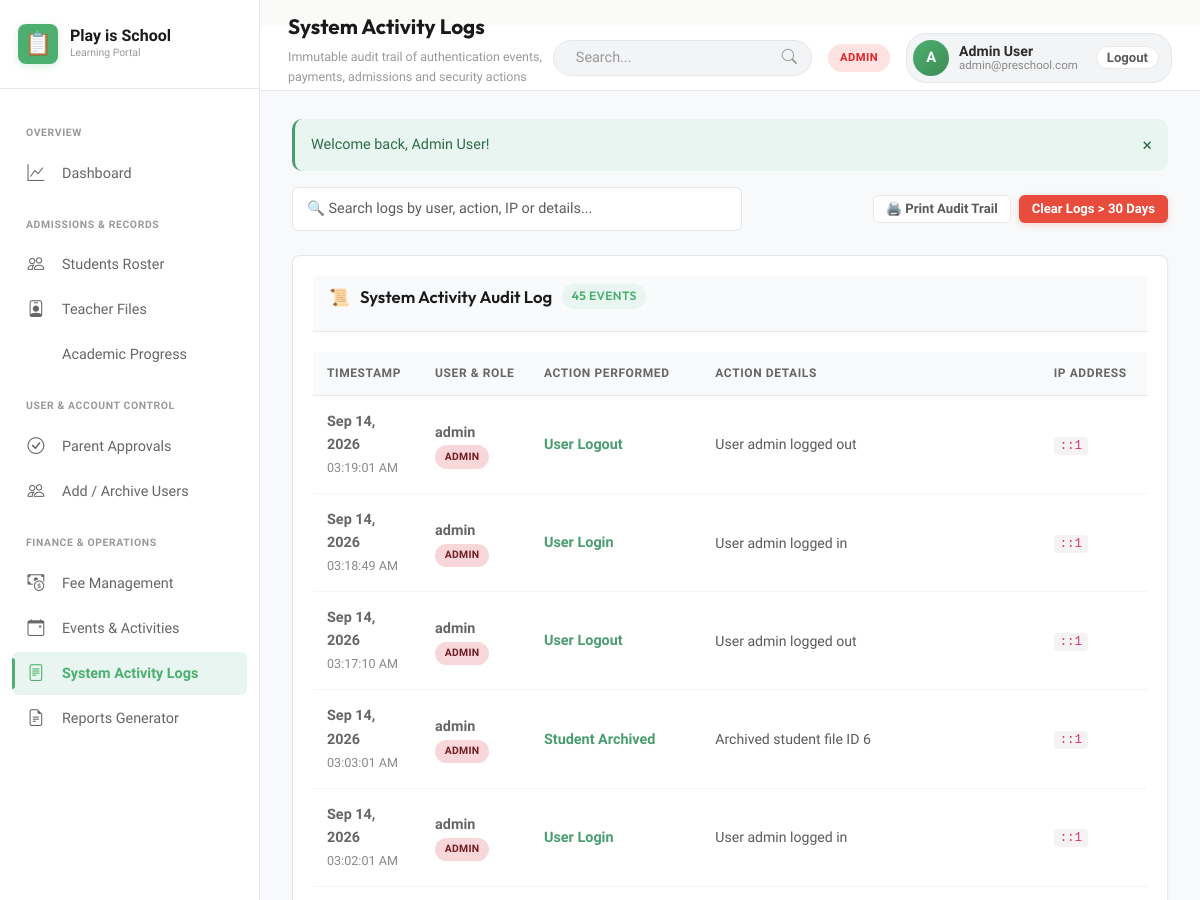
The app's page /admin/logs.php (signed in, upper part), older data.
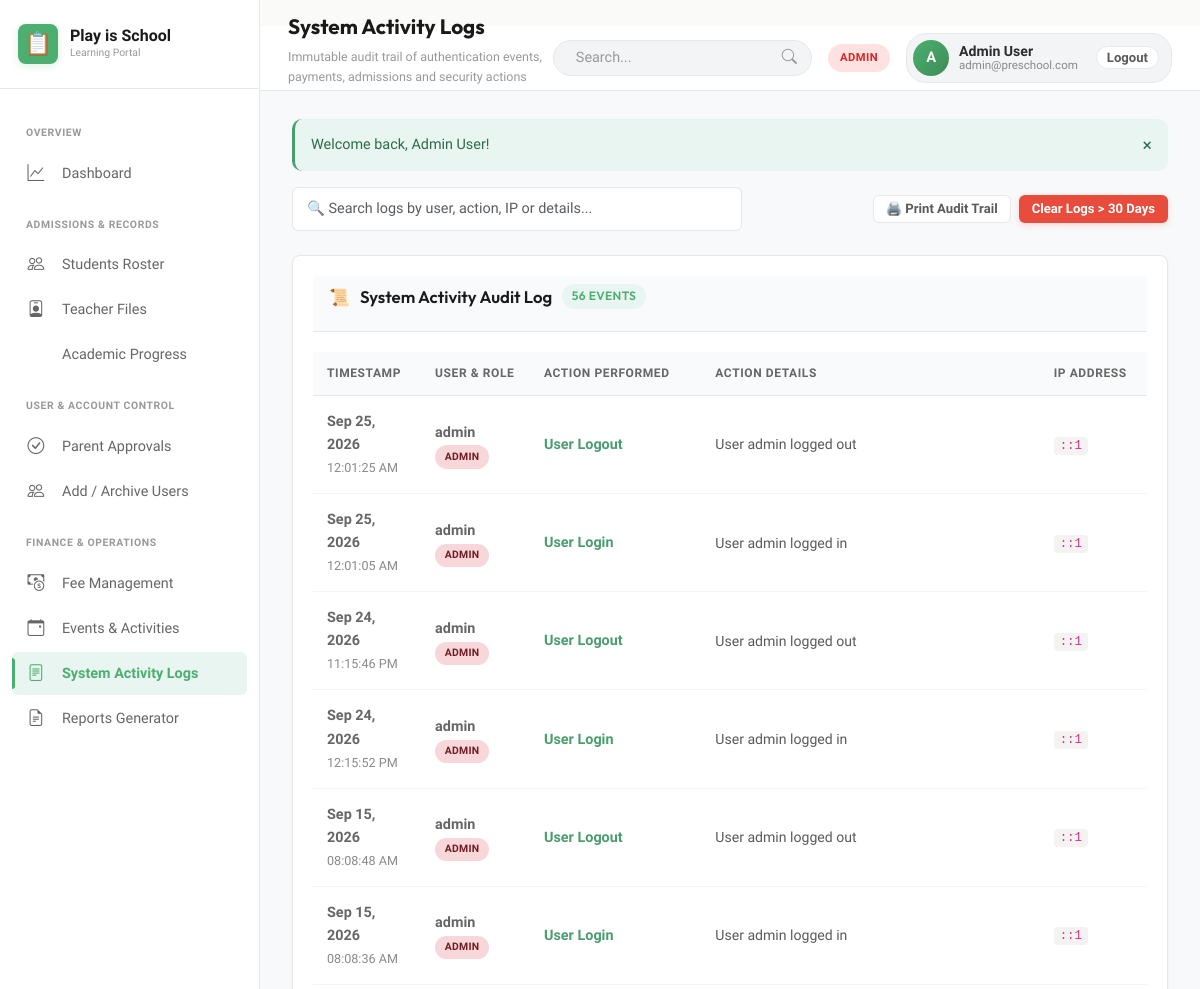
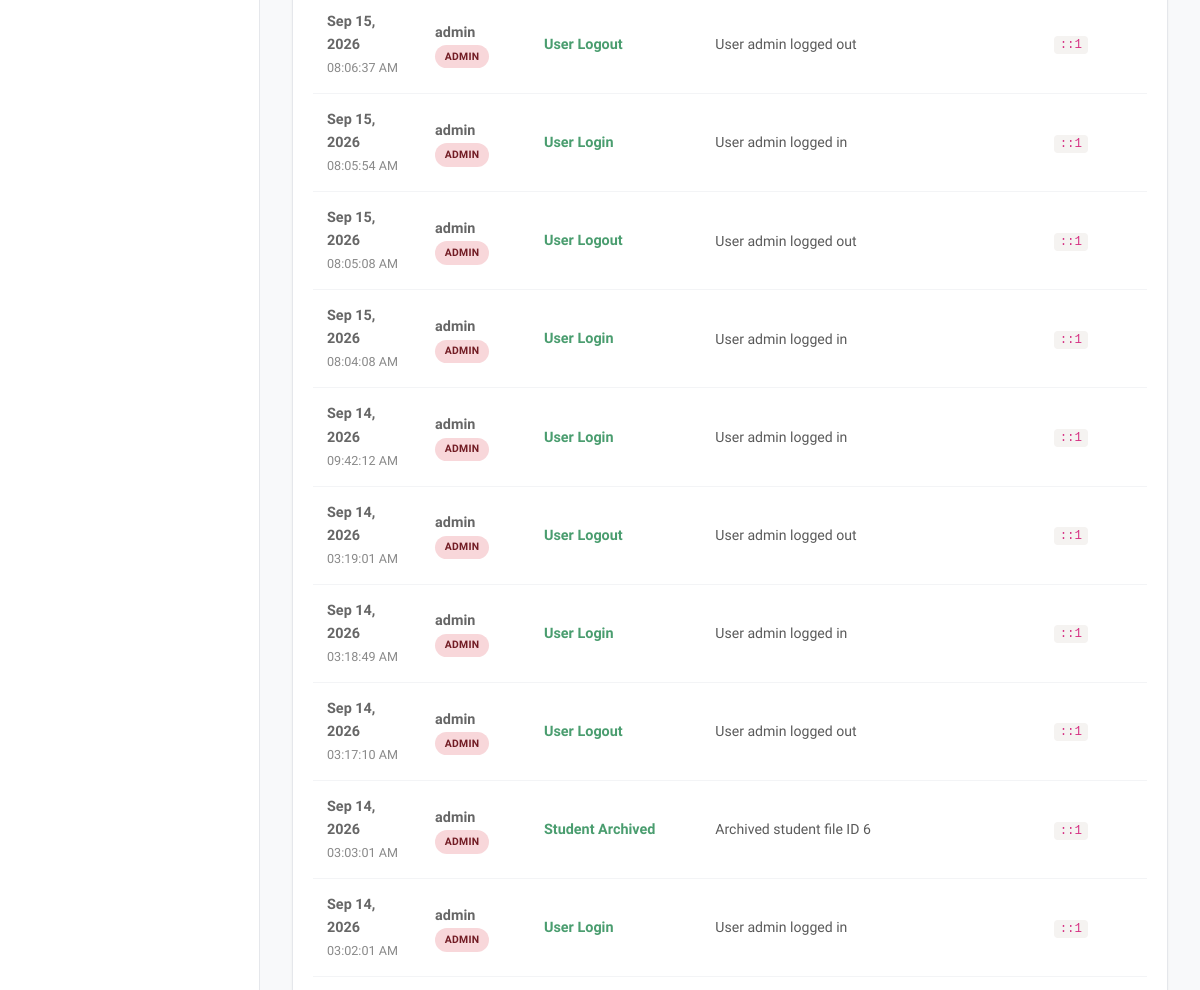
The same page, newer data (2 pictures, top to bottom).
### tables this page shows
CREATE TABLE activity_logs (
            id INTEGER PRIMARY KEY AUTOINCREMENT,
            user_id INTEGER,
            action TEXT NOT NULL,
            details TEXT,
            ip_address TEXT,
            created_at DATETIME DEFAULT CURRENT_TIMESTAMP,
            FOREIGN KEY (user_id) REFERENCES users(id) ON DELETE SET NULL
        );

CREATE TABLE users (
            id INTEGER PRIMARY KEY AUTOINCREMENT,
            name TEXT NOT NULL,
            email TEXT UNIQUE NOT NULL,
            password TEXT NOT NULL,
            role TEXT NOT NULL CHECK(role IN ('admin', 'teacher', 'parent')),
            phone TEXT,
            status TEXT NOT NULL DEFAULT 'active' CHECK(status IN ('active', 'pending_approval', 'archived', 'rejected')),
            avatar TEXT,
            created_at DATETIME DEFAULT CURRENT_TIMESTAMP,
            updated_at DATETIME DEFAULT CURRENT_TIMESTAMP
        );

### config/config.php (called while the page is built, shortened)
<?php
function url($path = '') {
    $path = ltrim($path, '/');
    $base = BASE_URL;
    return $base ? "{$base}/{$path}" : "/{$path}";
}
function isLoggedIn() {
    return !empty($_SESSION['user_id']);
}
function currentUser() {
    return $_SESSION['user'] ?? null;
}
function userRole() {
    return $_SESSION['user']['role'] ?? null;
}
function getFlash() {
    if (isset($_SESSION['flash'])) {
        $flash = $_SESSION['flash'];
        return $flash;
    }
    return null;
}
function formatDate($date, $format = 'M d, Y') {
    return date($format, strtotime($date));
}

### admin/logs.php (the view, shortened to what this page needs)
<?php
$pageTitle = 'System Activity Logs';
$pageSubtitle = 'Immutable audit trail of authentication events, payments, admissions and security actions';
$db = getDB();
$logs = $db->query("
    SELECT l.*, u.name as user_name, u.role as user_role, u.email as user_email
    FROM activity_logs l
    LEFT JOIN users u ON l.user_id = u.id
    ORDER BY l.id DESC LIMIT 100
")->fetchAll();
require_once dirname(__DIR__) . '/includes/header.php';
?>
<div class="d-flex justify-between align-center" style="margin-bottom: 24px; flex-wrap: wrap; gap: 14px;">
    <div style="max-width: 450px; width: 100%;">
        <input type="text" class="form-control" data-table-search="logsTable" placeholder="🔍 Search logs by user, action, IP or details...">
    </div>
    <div class="d-flex gap-2">
        <button class="btn btn-secondary btn-sm" onclick="triggerPrint()">
            🖨️ Print Audit Trail
        </button>
        <form method="POST" action="logs.php" onsubmit="return confirm('Purge logs older than 30 days?');" style="display:inline;">
            <button type="submit" class="btn btn-danger btn-sm">Clear Logs &gt; 30 Days</button>
        </form>
    </div>
</div>
<div class="card">
    <div class="card-header">
        <h3 class="card-title">
            <span>📜</span> System Activity Audit Log
            <span class="badge badge-primary"><?= count($logs) ?> Events</span>
        </h3>
    </div>
    <div class="table-responsive">
        <table class="table" id="logsTable">
            <thead>
                <tr>
                    <th>Timestamp</th>
                    <th>User & Role</th>
                    <th>Action Performed</th>
                    <th>Action Details</th>
                    <th>IP Address</th>
                </tr>
            </thead>
            <tbody>
                <?php if (empty($logs)): ?>
                    <tr><td colspan="5" style="text-align: center; padding: 24px; color: var(--text-muted);">No activity logs found.</td></tr>
                <?php else: ?>
                    <?php foreach ($logs as $l): ?>
                        <tr>
                            <td>
                                <strong><?= formatDate($l['created_at'], 'M d, Y') ?></strong><br>
                                <small style="color: var(--text-muted);"><?= date('h:i:s A', strtotime($l['created_at'])) ?></small>
                            </td>
                            <td>
                                <?php if ($l['user_name']): ?>
                                    <strong><?= htmlspecialchars($l['user_name']) ?></strong><br>
                                    <span class="badge <?= $l['user_role'] === 'admin' ? 'badge-danger' : ($l['user_role'] === 'teacher' ? 'badge-primary' : 'badge-warning') ?>" style="font-size: 0.65rem;">
                                        <?= strtoupper($l['user_role'] ?? 'GUEST') ?>
                                    </span>
                                <?php else: ?>
                                    <span style="color: var(--text-muted); font-style: italic;">System / Guest</span>
                                <?php endif; ?>
                            </td>
                            <td>
                                <strong style="color: var(--primary);"><?= htmlspecialchars($l['action']) ?></strong>
                            </td>
                            <td>
                                <div style="font-size: 0.88rem; color: var(--text-secondary); max-width: 450px;">
                                    <?= htmlspecialchars($l['details']) ?>
                                </div>
                            </td>
                            <td>
                                <code style="background: var(--bg-card-subtle); padding: 2px 6px; border-radius: 4px; font-size: 0.78rem;">
                                    <?= htmlspecialchars($l['ip_address'] ?? '127.0.0.1') ?>
                                </code>
                            </td>
                        </tr>
                    <?php endforeach; ?>
                <?php endif; ?>
            </tbody>
        </table>
    </div>
</div>
<?php require_once dirname(__DIR__) . '/includes/footer.php'; ?>

### includes/header.php (shortened to what this page needs)
<?php
$flash = getFlash();
$pageTitle = $pageTitle ?? 'Dashboard';
$pageSubtitle = $pageSubtitle ?? APP_SUBTITLE;
?>
<!DOCTYPE html>
<html lang="en">
<head>
    <link href="https://cdn.jsdelivr.net/npm/bootstrap@5.3.0/dist/css/bootstrap.min.css" rel="stylesheet">
    <link rel="stylesheet" href="https://cdn.jsdelivr.net/npm/bootstrap-icons@1.10.0/font/bootstrap-icons.css">
    <link rel="stylesheet" href="<?= url('assets/css/style.css') ?>">
    <link rel="stylesheet" href="<?= url('assets/css/dashboard.css') ?>">
    <link rel="stylesheet" href="<?= url('assets/css/bootstrap-enhancements.css') ?>">>
</head>
<body>
<div class="app-wrapper">
    <?php require_once __DIR__ . '/sidebar/sidebar.php'; ?>
    <div class="app-main">
        <header class="app-topbar">
            <div class="topbar-left">
                <div class="page-title-box">
                    <h1><?= htmlspecialchars($pageTitle) ?></h1>
                    <p><?= htmlspecialchars($pageSubtitle) ?></p>
                </div>
            </div>
            <div class="topbar-right">
                <div class="topbar-search">
                    <input type="text" class="search-input" id="globalSearch" placeholder="Search..." aria-label="Search">
                    <i class="bi bi-search search-icon"></i>
                </div>
                <span class="role-pill <?= htmlspecialchars($role) ?>">
                    <?= strtoupper(htmlspecialchars($role)) ?>
                </span>
                <div class="user-profile-menu">
                    <div class="user-avatar">
                        <?= strtoupper(substr($user['name'] ?? 'U', 0, 1)) ?>
                    </div>
                    <div style="line-height: 1.1;">
                        <div style="font-size: 0.88rem; font-weight: 600; color: var(--text-primary);">
                            <?= htmlspecialchars($user['name'] ?? 'User') ?>
                        </div>
                        <div style="font-size: 0.72rem; color: var(--text-muted);">
                            <?= htmlspecialchars($user['email'] ?? '') ?>
                        </div>
                    </div>
                    <a href="<?= url('auth/logout.php') ?>" class="btn btn-secondary btn-sm" style="margin-left: 8px; border-radius: var(--radius-full); padding: 4px 10px;" title="Logout">
                        Logout
                    </a>
                </div>
            </div>
        </header>
        <main class="page-container">
            <?php if ($flash): ?>
                <div class="flash-alert flash-<?= htmlspecialchars($flash['type']) ?>">
                    <span><?= htmlspecialchars($flash['message']) ?></span>
                    <button type="button" onclick="this.parentElement.remove()" style="background:none; border:none; cursor:pointer; font-size:1.1rem; color:inherit;">&times;</button>
                </div>
            <?php endif; ?>

### includes/sidebar/sidebar.php (shortened to what this page needs)
<?php
$user = currentUser();
$role = userRole();
$currentScript = basename($_SERVER['SCRIPT_NAME']);
?>
<aside class="app-sidebar" id="appSidebar">
    <div class="sidebar-brand">
        <div class="brand-icon">📋</div>
        <div>
            <div class="brand-title">Play is School</div>
            <div class="brand-subtitle">Learning Portal</div>
        </div>
    </div>
    <div class="sidebar-nav">
        <?php if ($role === 'admin'): ?>
            <div class="nav-section-title">Overview</div>
            <a href="<?= url('admin/index.php') ?>" class="nav-item <?= $currentScript === 'index.php' ? 'active' : '' ?>">
                <i class="nav-icon bi bi-graph-up"></i> Dashboard
            </a>
            <div class="nav-section-title">Admissions & Records</div>
            <a href="<?= url('admin/students.php') ?>" class="nav-item <?= $currentScript === 'students.php' ? 'active' : '' ?>">
                <i class="nav-icon bi bi-people"></i> Students Roster
            </a>
            <a href="<?= url('admin/teachers.php') ?>" class="nav-item <?= $currentScript === 'teachers.php' ? 'active' : '' ?>">
                <i class="nav-icon bi bi-person-badge"></i> Teacher Files
            </a>
            <a href="<?= url('admin/progress.php') ?>" class="nav-item <?= $currentScript === 'progress.php' ? 'active' : '' ?>">
                <i class="nav-icon bi bi-trending-up"></i> Academic Progress
            </a>
            <div class="nav-section-title">User & Account Control</div>
            <a href="<?= url('admin/approvals.php') ?>" class="nav-item <?= $currentScript === 'approvals.php' ? 'active' : '' ?>">
                <i class="nav-icon bi bi-check-circle"></i> Parent Approvals
            </a>
            <a href="<?= url('admin/users.php') ?>" class="nav-item <?= $currentScript === 'users.php' ? 'active' : '' ?>">
                <i class="nav-icon bi bi-people"></i> Add / Archive Users
            </a>
            <div class="nav-section-title">Finance & Operations</div>
            <a href="<?= url('admin/fees.php') ?>" class="nav-item <?= $currentScript === 'fees.php' ? 'active' : '' ?>">
                <i class="nav-icon bi bi-cash-coin"></i> Fee Management
            </a>
            <a href="<?= url('admin/events.php') ?>" class="nav-item <?= $currentScript === 'events.php' ? 'active' : '' ?>">
                <i class="nav-icon bi bi-calendar-event"></i> Events & Activities
            </a>
            <a href="<?= url('admin/logs.php') ?>" class="nav-item <?= $currentScript === 'logs.php' ? 'active' : '' ?>">
                <i class="nav-icon bi bi-file-text"></i> System Activity Logs
            </a>
            <a href="<?= url('admin/reports.php') ?>" class="nav-item <?= $currentScript === 'reports.php' ? 'active' : '' ?>">
                <i class="nav-icon bi bi-file-earmark-text"></i> Reports Generator
            </a>
        <?php endif; ?>
    </div>
</aside>

### includes/footer.php (shortened to what this page needs)
        </main>
    </div>
</div>
</body>
</html>

### assets/css/style.css (style rules this page uses)
:root { --primary: #4A9D6F; --primary-light: #E8F5F0; --primary-hover: #2D6B4A; --primary-glow: rgba(74, 157, 111, 0.15); --accent: #E74C3C; --accent-light: #FDEEF0; --accent-hover: #C0392B; --secondary: #F4C430; --secondary-light: #FEF9E7; --secondary-hover: #D4A327; --sky: #5DADE2; --sky-light: #EAF2F8; --mint: #4A9D6F; --mint-light: #E8F5F0; --mint-dark: #2D6B4A; --rose: #E74C3C; --rose-light: #FDEEF0; --rose-dark: #A93226; --bg-main: #FAFAF8; --bg-card: #FFFFFF; --bg-card-subtle: #F5F3F1; --text-primary: #2C2C2C; --text-secondary: #5A5A5A; --text-muted: #898989; --border-color: #E8E8E8; --border-subtle: #F0F0F0; --grad-primary: linear-gradient(135deg, #4A9D6F 0%, #2D6B4A 100%); --grad-accent: linear-gradient(135deg, #E74C3C 0%, #C0392B 100%); --grad-secondary: linear-gradient(135deg, #F4C430 0%, #D4A327 100%); --grad-mint: linear-gradient(135deg, #4A9D6F 0%, #3D8760 100%); --grad-rose: linear-gradient(135deg, #E74C3C 0%, #C0392B 100%); --grad-hero: linear-gradient(135deg, #2D6B4A 0%, #4A9D6F 50%, #68B189 100%); --shadow-sm: 0 1px 2px 0 rgba(0, 0, 0, 0.03); --shadow-md: 0 2px 4px rgba(0, 0, 0, 0.05); --shadow-lg: 0 4px 8px rgba(0, 0, 0, 0.08); --shadow-xl: 0 8px 16px rgba(0, 0, 0, 0.1); --shadow-hover: 0 8px 16px rgba(74, 157, 111, 0.12); --radius-sm: 6px; --radius-md: 10px; --radius-lg: 14px; --radius-xl: 20px; --radius-full: 9999px; --trans-fast: 0.15s ease; --trans-normal: 0.25s ease; --trans-bounce: 0.3s ease; }
*, *::before, *::after { box-sizing: border-box; margin: 0; padding: 0; }
body { font-family: 'Plus Jakarta Sans', -apple-system, BlinkMacSystemFont, 'Segoe UI', Roboto, sans-serif; background-color: var(--bg-main); color: var(--text-primary); line-height: 1.6; -webkit-font-smoothing: antialiased; -moz-osx-font-smoothing: grayscale; min-height: 100vh; }
h1, h2, h3, h4, h5, h6 { font-family: 'Outfit', sans-serif; color: var(--text-primary); font-weight: 700; line-height: 1.25; }
a { color: var(--primary); text-decoration: none; transition: color var(--trans-fast); }
.btn { display: inline-flex; align-items: center; justify-content: center; gap: 8px; font-family: 'Plus Jakarta Sans', sans-serif; font-size: 0.92rem; font-weight: 600; padding: 10px 20px; border-radius: var(--radius-md); border: 1px solid transparent; cursor: pointer; transition: all var(--trans-fast); text-decoration: none; line-height: 1; white-space: nowrap; }
.btn-danger { background: var(--accent); color: #FFFFFF !important; box-shadow: 0 2px 6px rgba(231, 76, 60, 0.2); }
.btn-secondary { background: var(--bg-card); border-color: var(--border-color); color: var(--text-secondary) !important; }
.btn-sm { padding: 6px 12px; font-size: 0.82rem; border-radius: var(--radius-sm); }
.badge { display: inline-flex; align-items: center; gap: 5px; font-size: 0.74rem; font-weight: 600; text-transform: uppercase; letter-spacing: 0.03em; padding: 4px 10px; border-radius: var(--radius-full); line-height: 1; }
.badge-danger { background: #FDEEF0; color: var(--accent); }
.badge-primary { background: #E8F5F0; color: var(--primary); }
.form-control, .form-select, textarea.form-control { width: 100%; padding: 10px 12px; font-family: inherit; font-size: 0.92rem; border: 1px solid var(--border-color); border-radius: var(--radius-md); background-color: var(--bg-card); color: var(--text-primary); transition: all var(--trans-fast); }
.flash-alert { padding: 12px 16px; border-radius: var(--radius-md); margin-bottom: 16px; display: flex; align-items: center; justify-content: space-between; gap: 12px; font-weight: 500; font-size: 0.9rem; animation: slideDown 0.3s ease; border-left: 3px solid; }
.flash-success { background: #E8F5F0; border-left-color: var(--primary); color: var(--primary-hover); }
.d-flex { display: flex; }
.align-center { align-items: center; }
.justify-between { justify-content: space-between; }
.gap-2 { gap: 8px; }

Row changes from the older to the newer data that the page shows:
added activity_logs: created_at "Sep 25, 2026", created_at "12:01:25 AM", user.name "admin", user.role "ADMIN", action "User Logout", details "User admin logged out", ip_address "::1"
added activity_logs: created_at "Sep 25, 2026", created_at "12:01:05 AM", user.name "admin", user.role "ADMIN", action "User Login", details "User admin logged in", ip_address "::1"
added activity_logs: created_at "Sep 24, 2026", created_at "11:15:46 PM", user.name "admin", user.role "ADMIN", action "User Logout", details "User admin logged out", ip_address "::1"
added activity_logs: created_at "Sep 24, 2026", created_at "12:15:52 PM", user.name "admin", user.role "ADMIN", action "User Login", details "User admin logged in", ip_address "::1"
added activity_logs: created_at "Sep 15, 2026", created_at "08:08:48 AM", user.name "admin", user.role "ADMIN", action "User Logout", details "User admin logged out", ip_address "::1"
added activity_logs: created_at "Sep 15, 2026", created_at "08:08:36 AM", user.name "admin", user.role "ADMIN", action "User Login", details "User admin logged in", ip_address "::1"
added activity_logs: created_at "Sep 15, 2026", created_at "08:06:37 AM", user.name "admin", user.role "ADMIN", action "User Logout", details "User admin logged out", ip_address "::1"
added activity_logs: created_at "Sep 15, 2026", created_at "08:05:54 AM", user.name "admin", user.role "ADMIN", action "User Login", details "User admin logged in", ip_address "::1"
added activity_logs: created_at "Sep 15, 2026", created_at "08:05:08 AM", user.name "admin", user.role "ADMIN", action "User Logout", details "User admin logged out", ip_address "::1"
added activity_logs: created_at "Sep 15, 2026", created_at "08:04:08 AM", user.name "admin", user.role "ADMIN", action "User Login", details "User admin logged in", ip_address "::1"
added activity_logs: created_at "Sep 14, 2026", created_at "09:42:12 AM", user.name "admin", user.role "ADMIN", action "User Login", details "User admin logged in", ip_address "::1"
Text that changed along with them:
count($logs): "45" → "56"
